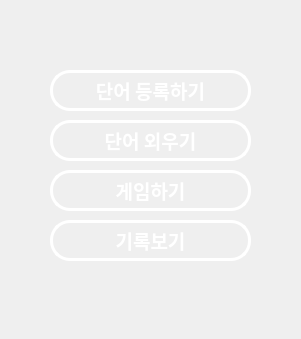
<?xml version="1.0" encoding="UTF-8"?>
<ui version="4.0">
 <class>MainWindow</class>
 <widget class="QMainWindow" name="MainWindow">
  <property name="geometry">
   <rect>
    <x>0</x>
    <y>0</y>
    <width>301</width>
    <height>339</height>
   </rect>
  </property>
  <property name="sizePolicy">
   <sizepolicy hsizetype="Fixed" vsizetype="Fixed">
    <horstretch>0</horstretch>
    <verstretch>0</verstretch>
   </sizepolicy>
  </property>
  <property name="windowTitle">
   <string>MainWindow</string>
  </property>
  <property name="styleSheet">
   <string notr="true">background-image:url(:/img/bg.png)</string>
  </property>
  <widget class="QWidget" name="centralwidget">
   <widget class="QStackedWidget" name="stackedWidget">
    <property name="geometry">
     <rect>
      <x>0</x>
      <y>10</y>
      <width>301</width>
      <height>311</height>
     </rect>
    </property>
    <property name="sizePolicy">
     <sizepolicy hsizetype="Fixed" vsizetype="Fixed">
      <horstretch>0</horstretch>
      <verstretch>0</verstretch>
     </sizepolicy>
    </property>
    <property name="styleSheet">
     <string notr="true">background:transparent</string>
    </property>
    <property name="currentIndex">
     <number>0</number>
    </property>
    <widget class="QWidget" name="page_main">
     <widget class="QPushButton" name="enrollButton">
      <property name="geometry">
       <rect>
        <x>50</x>
        <y>60</y>
        <width>201</width>
        <height>41</height>
       </rect>
      </property>
      <property name="font">
       <font>
        <family>나눔스퀘어 Bold</family>
        <pointsize>14</pointsize>
        <weight>75</weight>
        <bold>true</bold>
       </font>
      </property>
      <property name="styleSheet">
       <string notr="true">QPushButton::pressed{
color:rgb(70,70,70);
border:3px solid white;
border-radius :20px;
background-color:white}
QPushButton{color:white;
border:3px solid white;
border-radius :20px;
background:transparent}
</string>
      </property>
      <property name="text">
       <string>단어 등록하기</string>
      </property>
     </widget>
     <widget class="QPushButton" name="memorizeButton">
      <property name="geometry">
       <rect>
        <x>50</x>
        <y>110</y>
        <width>201</width>
        <height>41</height>
       </rect>
      </property>
      <property name="font">
       <font>
        <family>나눔스퀘어 Bold</family>
        <pointsize>14</pointsize>
        <weight>75</weight>
        <bold>true</bold>
       </font>
      </property>
      <property name="styleSheet">
       <string notr="true">QPushButton::pressed{
color:rgb(70,70,70);
border:3px solid white;
border-radius :20px;
background-color:white}
QPushButton{color:white;
border:3px solid white;
border-radius :20px;
background:transparent}
</string>
      </property>
      <property name="text">
       <string>단어 외우기</string>
      </property>
     </widget>
     <widget class="QPushButton" name="gameButton">
      <property name="geometry">
       <rect>
        <x>50</x>
        <y>160</y>
        <width>201</width>
        <height>41</height>
       </rect>
      </property>
      <property name="font">
       <font>
        <family>나눔스퀘어 Bold</family>
        <pointsize>14</pointsize>
        <weight>75</weight>
        <bold>true</bold>
       </font>
      </property>
      <property name="styleSheet">
       <string notr="true">QPushButton::pressed{
color:rgb(70,70,70);
border:3px solid white;
border-radius :20px;
background-color:white}
QPushButton{color:white;
border:3px solid white;
border-radius :20px;
background:transparent}
</string>
      </property>
      <property name="text">
       <string>게임하기</string>
      </property>
     </widget>
     <widget class="QPushButton" name="recordButton">
      <property name="geometry">
       <rect>
        <x>50</x>
        <y>210</y>
        <width>201</width>
        <height>41</height>
       </rect>
      </property>
      <property name="font">
       <font>
        <family>나눔스퀘어 Bold</family>
        <pointsize>14</pointsize>
        <weight>75</weight>
        <bold>true</bold>
       </font>
      </property>
      <property name="styleSheet">
       <string notr="true">QPushButton::pressed{
color:rgb(70,70,70);
border:3px solid white;
border-radius :20px;
background-color:white}
QPushButton{color:white;
border:3px solid white;
border-radius :20px;
background:transparent}
</string>
      </property>
      <property name="text">
       <string>기록보기</string>
      </property>
     </widget>
    </widget>
    <widget class="QWidget" name="page_2">
     <widget class="QTableWidget" name="tableWidget">
      <property name="geometry">
       <rect>
        <x>20</x>
        <y>60</y>
        <width>261</width>
        <height>161</height>
       </rect>
      </property>
      <property name="font">
       <font>
        <family>나눔스퀘어라운드 Bold</family>
        <pointsize>12</pointsize>
        <weight>75</weight>
        <bold>true</bold>
       </font>
      </property>
      <property name="styleSheet">
       <string notr="true">QTableWidget{background:transparent;
color:white;
border:1px solid rgb(70,70,70);
border-radius:7px}
QTableWidget:section{
border:1px solid black;
border-radius:7px;
background:white;
color:rgb(70,70,70)}</string>
      </property>
      <property name="frameShape">
       <enum>QFrame::NoFrame</enum>
      </property>
      <property name="frameShadow">
       <enum>QFrame::Plain</enum>
      </property>
      <property name="lineWidth">
       <number>1</number>
      </property>
      <property name="horizontalScrollBarPolicy">
       <enum>Qt::ScrollBarAlwaysOff</enum>
      </property>
      <property name="sizeAdjustPolicy">
       <enum>QAbstractScrollArea::AdjustToContents</enum>
      </property>
      <property name="dragEnabled">
       <bool>false</bool>
      </property>
      <property name="alternatingRowColors">
       <bool>false</bool>
      </property>
      <property name="selectionMode">
       <enum>QAbstractItemView::NoSelection</enum>
      </property>
      <property name="gridStyle">
       <enum>Qt::SolidLine</enum>
      </property>
      <property name="cornerButtonEnabled">
       <bool>false</bool>
      </property>
      <attribute name="horizontalHeaderCascadingSectionResizes">
       <bool>true</bool>
      </attribute>
      <attribute name="horizontalHeaderDefaultSectionSize">
       <number>120</number>
      </attribute>
      <attribute name="horizontalHeaderMinimumSectionSize">
       <number>100</number>
      </attribute>
      <attribute name="horizontalHeaderStretchLastSection">
       <bool>true</bool>
      </attribute>
      <column>
       <property name="text">
        <string>단어</string>
       </property>
       <property name="font">
        <font>
         <family>나눔스퀘어라운드 Bold</family>
         <pointsize>12</pointsize>
         <weight>75</weight>
         <bold>true</bold>
        </font>
       </property>
      </column>
      <column>
       <property name="text">
        <string>뜻</string>
       </property>
       <property name="font">
        <font>
         <family>나눔스퀘어라운드 Bold</family>
         <pointsize>12</pointsize>
         <weight>75</weight>
         <bold>true</bold>
        </font>
       </property>
      </column>
     </widget>
     <widget class="QPushButton" name="enterButton_1">
      <property name="geometry">
       <rect>
        <x>228</x>
        <y>270</y>
        <width>51</width>
        <height>31</height>
       </rect>
      </property>
      <property name="font">
       <font>
        <family>나눔스퀘어라운드 Bold</family>
        <pointsize>12</pointsize>
        <weight>75</weight>
        <bold>true</bold>
       </font>
      </property>
      <property name="styleSheet">
       <string notr="true">color:rgb(70,70,70);
border:2px solid rgb(70,70,70);
border-radius:12px</string>
      </property>
      <property name="text">
       <string>입력</string>
      </property>
     </widget>
     <widget class="QLineEdit" name="KorEdit">
      <property name="geometry">
       <rect>
        <x>20</x>
        <y>270</y>
        <width>201</width>
        <height>31</height>
       </rect>
      </property>
      <property name="font">
       <font>
        <family>나눔스퀘어라운드 Light</family>
        <pointsize>12</pointsize>
       </font>
      </property>
      <property name="styleSheet">
       <string notr="true">color:rgb(70,70,70);
border:1px solid rgb(70,70,70);
border-radius:7px</string>
      </property>
      <property name="text">
       <string>뜻</string>
      </property>
      <property name="maxLength">
       <number>20</number>
      </property>
     </widget>
     <widget class="QLineEdit" name="EngEdit">
      <property name="geometry">
       <rect>
        <x>20</x>
        <y>230</y>
        <width>261</width>
        <height>31</height>
       </rect>
      </property>
      <property name="palette">
       <palette>
        <active>
         <colorrole role="WindowText">
          <brush brushstyle="SolidPattern">
           <color alpha="255">
            <red>70</red>
            <green>70</green>
            <blue>70</blue>
           </color>
          </brush>
         </colorrole>
         <colorrole role="Button">
          <brush brushstyle="SolidPattern">
           <color alpha="0">
            <red>0</red>
            <green>0</green>
            <blue>0</blue>
           </color>
          </brush>
         </colorrole>
         <colorrole role="Text">
          <brush brushstyle="SolidPattern">
           <color alpha="255">
            <red>70</red>
            <green>70</green>
            <blue>70</blue>
           </color>
          </brush>
         </colorrole>
         <colorrole role="ButtonText">
          <brush brushstyle="SolidPattern">
           <color alpha="255">
            <red>70</red>
            <green>70</green>
            <blue>70</blue>
           </color>
          </brush>
         </colorrole>
         <colorrole role="Base">
          <brush brushstyle="SolidPattern">
           <color alpha="0">
            <red>0</red>
            <green>0</green>
            <blue>0</blue>
           </color>
          </brush>
         </colorrole>
         <colorrole role="Window">
          <brush brushstyle="SolidPattern">
           <color alpha="0">
            <red>0</red>
            <green>0</green>
            <blue>0</blue>
           </color>
          </brush>
         </colorrole>
        </active>
        <inactive>
         <colorrole role="WindowText">
          <brush brushstyle="SolidPattern">
           <color alpha="255">
            <red>70</red>
            <green>70</green>
            <blue>70</blue>
           </color>
          </brush>
         </colorrole>
         <colorrole role="Button">
          <brush brushstyle="SolidPattern">
           <color alpha="0">
            <red>0</red>
            <green>0</green>
            <blue>0</blue>
           </color>
          </brush>
         </colorrole>
         <colorrole role="Text">
          <brush brushstyle="SolidPattern">
           <color alpha="255">
            <red>70</red>
            <green>70</green>
            <blue>70</blue>
           </color>
          </brush>
         </colorrole>
         <colorrole role="ButtonText">
          <brush brushstyle="SolidPattern">
           <color alpha="255">
            <red>70</red>
            <green>70</green>
            <blue>70</blue>
           </color>
          </brush>
         </colorrole>
         <colorrole role="Base">
          <brush brushstyle="SolidPattern">
           <color alpha="0">
            <red>0</red>
            <green>0</green>
            <blue>0</blue>
           </color>
          </brush>
         </colorrole>
         <colorrole role="Window">
          <brush brushstyle="SolidPattern">
           <color alpha="0">
            <red>0</red>
            <green>0</green>
            <blue>0</blue>
           </color>
          </brush>
         </colorrole>
        </inactive>
        <disabled>
         <colorrole role="WindowText">
          <brush brushstyle="SolidPattern">
           <color alpha="255">
            <red>70</red>
            <green>70</green>
            <blue>70</blue>
           </color>
          </brush>
         </colorrole>
         <colorrole role="Button">
          <brush brushstyle="SolidPattern">
           <color alpha="0">
            <red>0</red>
            <green>0</green>
            <blue>0</blue>
           </color>
          </brush>
         </colorrole>
         <colorrole role="Text">
          <brush brushstyle="SolidPattern">
           <color alpha="255">
            <red>70</red>
            <green>70</green>
            <blue>70</blue>
           </color>
          </brush>
         </colorrole>
         <colorrole role="ButtonText">
          <brush brushstyle="SolidPattern">
           <color alpha="255">
            <red>70</red>
            <green>70</green>
            <blue>70</blue>
           </color>
          </brush>
         </colorrole>
         <colorrole role="Base">
          <brush brushstyle="SolidPattern">
           <color alpha="0">
            <red>0</red>
            <green>0</green>
            <blue>0</blue>
           </color>
          </brush>
         </colorrole>
         <colorrole role="Window">
          <brush brushstyle="SolidPattern">
           <color alpha="0">
            <red>0</red>
            <green>0</green>
            <blue>0</blue>
           </color>
          </brush>
         </colorrole>
        </disabled>
       </palette>
      </property>
      <property name="font">
       <font>
        <family>나눔스퀘어라운드 Light</family>
        <pointsize>12</pointsize>
       </font>
      </property>
      <property name="autoFillBackground">
       <bool>false</bool>
      </property>
      <property name="styleSheet">
       <string notr="true">color:rgb(70,70,70);
border:1px solid rgb(70,70,70);
border-radius:7px</string>
      </property>
      <property name="text">
       <string>단어</string>
      </property>
      <property name="maxLength">
       <number>20</number>
      </property>
     </widget>
     <widget class="QPushButton" name="backButton_1">
      <property name="geometry">
       <rect>
        <x>10</x>
        <y>5</y>
        <width>25</width>
        <height>25</height>
       </rect>
      </property>
      <property name="font">
       <font>
        <family>나눔고딕 ExtraBold</family>
        <pointsize>10</pointsize>
        <weight>75</weight>
        <bold>true</bold>
       </font>
      </property>
      <property name="styleSheet">
       <string notr="true">QPushButton::pressed{
color:rgb(70,70,70);
border:2px solid white;
border-radius :12px;
background-color:white}
QPushButton{color:white;
border:2px solid white;
border-radius :12px;
background:transparent}</string>
      </property>
      <property name="text">
       <string>&lt;</string>
      </property>
     </widget>
    </widget>
    <widget class="QWidget" name="page_3">
     <widget class="QLabel" name="status_2">
      <property name="geometry">
       <rect>
        <x>110</x>
        <y>270</y>
        <width>91</width>
        <height>31</height>
       </rect>
      </property>
      <property name="font">
       <font>
        <family>나눔스퀘어라운드 Bold</family>
        <pointsize>14</pointsize>
        <weight>75</weight>
        <bold>true</bold>
       </font>
      </property>
      <property name="styleSheet">
       <string notr="true">color:rgb(70, 70, 70)</string>
      </property>
      <property name="text">
       <string>00/00</string>
      </property>
      <property name="alignment">
       <set>Qt::AlignCenter</set>
      </property>
     </widget>
     <widget class="QPushButton" name="wordScreen_2">
      <property name="geometry">
       <rect>
        <x>0</x>
        <y>70</y>
        <width>301</width>
        <height>141</height>
       </rect>
      </property>
      <property name="font">
       <font>
        <family>나눔스퀘어라운드 Bold</family>
        <pointsize>20</pointsize>
        <weight>75</weight>
        <bold>true</bold>
       </font>
      </property>
      <property name="styleSheet">
       <string notr="true">color:white</string>
      </property>
      <property name="text">
       <string>eng</string>
      </property>
     </widget>
     <widget class="QPushButton" name="backButton_2">
      <property name="geometry">
       <rect>
        <x>10</x>
        <y>5</y>
        <width>25</width>
        <height>25</height>
       </rect>
      </property>
      <property name="font">
       <font>
        <family>나눔고딕 ExtraBold</family>
        <pointsize>10</pointsize>
        <weight>75</weight>
        <bold>true</bold>
       </font>
      </property>
      <property name="styleSheet">
       <string notr="true">QPushButton::pressed{
color:rgb(70,70,70);
border:2px solid white;
border-radius :12px;
background-color:white}
QPushButton{color:white;
border:2px solid white;
border-radius :12px;
background:transparent}</string>
      </property>
      <property name="text">
       <string>&lt;</string>
      </property>
     </widget>
     <widget class="QPushButton" name="prev_2">
      <property name="geometry">
       <rect>
        <x>10</x>
        <y>270</y>
        <width>25</width>
        <height>25</height>
       </rect>
      </property>
      <property name="font">
       <font>
        <family>나눔고딕 ExtraBold</family>
        <pointsize>11</pointsize>
        <weight>75</weight>
        <bold>true</bold>
       </font>
      </property>
      <property name="styleSheet">
       <string notr="true">QPushButton::pressed{
color:rgb(70,70,70);
border:2px solid white;
border-radius :12px;
background-color:white}
QPushButton{color:rgb(70,70,70);
border:2px solid rgb(70,70,70);
border-radius :12px;
background:transparent}</string>
      </property>
      <property name="text">
       <string>&lt;</string>
      </property>
     </widget>
     <widget class="QPushButton" name="next_2">
      <property name="geometry">
       <rect>
        <x>260</x>
        <y>270</y>
        <width>25</width>
        <height>25</height>
       </rect>
      </property>
      <property name="font">
       <font>
        <family>나눔고딕 ExtraBold</family>
        <pointsize>11</pointsize>
        <weight>75</weight>
        <bold>true</bold>
       </font>
      </property>
      <property name="styleSheet">
       <string notr="true">QPushButton::pressed{
color:rgb(70,70,70);
border:2px solid white;
border-radius :12px;
background-color:white}
QPushButton{color:rgb(70,70,70);
border:2px solid rgb(70,70,70);
border-radius :12px;
background:transparent}</string>
      </property>
      <property name="text">
       <string>&gt;</string>
      </property>
     </widget>
    </widget>
    <widget class="QWidget" name="page">
     <widget class="QLabel" name="score">
      <property name="geometry">
       <rect>
        <x>80</x>
        <y>50</y>
        <width>91</width>
        <height>31</height>
       </rect>
      </property>
      <property name="font">
       <font>
        <family>나눔스퀘어 Bold</family>
        <pointsize>20</pointsize>
        <weight>75</weight>
        <bold>true</bold>
       </font>
      </property>
      <property name="styleSheet">
       <string notr="true">color:white</string>
      </property>
      <property name="text">
       <string>0000점</string>
      </property>
      <property name="alignment">
       <set>Qt::AlignCenter</set>
      </property>
     </widget>
     <widget class="QLineEdit" name="answerEdit">
      <property name="geometry">
       <rect>
        <x>20</x>
        <y>270</y>
        <width>201</width>
        <height>31</height>
       </rect>
      </property>
      <property name="font">
       <font>
        <family>나눔스퀘어라운드 Light</family>
        <pointsize>12</pointsize>
       </font>
      </property>
      <property name="styleSheet">
       <string notr="true">color:rgb(70,70,70);
border:1px solid rgb(70,70,70);
border-radius:7px</string>
      </property>
     </widget>
     <widget class="QPushButton" name="wordScreen_3">
      <property name="geometry">
       <rect>
        <x>0</x>
        <y>90</y>
        <width>301</width>
        <height>121</height>
       </rect>
      </property>
      <property name="font">
       <font>
        <family>나눔스퀘어라운드 Bold</family>
        <pointsize>20</pointsize>
        <weight>75</weight>
        <bold>true</bold>
       </font>
      </property>
      <property name="styleSheet">
       <string notr="true">color:white</string>
      </property>
      <property name="text">
       <string>eng</string>
      </property>
     </widget>
     <widget class="QLabel" name="status_3">
      <property name="geometry">
       <rect>
        <x>170</x>
        <y>50</y>
        <width>71</width>
        <height>31</height>
       </rect>
      </property>
      <property name="font">
       <font>
        <family>나눔스퀘어라운드 Regular</family>
        <pointsize>12</pointsize>
        <weight>50</weight>
        <bold>false</bold>
       </font>
      </property>
      <property name="styleSheet">
       <string notr="true">color:white</string>
      </property>
      <property name="text">
       <string>(00/00)</string>
      </property>
      <property name="alignment">
       <set>Qt::AlignCenter</set>
      </property>
     </widget>
     <widget class="QPushButton" name="backButton_3">
      <property name="geometry">
       <rect>
        <x>10</x>
        <y>5</y>
        <width>25</width>
        <height>25</height>
       </rect>
      </property>
      <property name="font">
       <font>
        <family>나눔고딕 ExtraBold</family>
        <pointsize>10</pointsize>
        <weight>75</weight>
        <bold>true</bold>
       </font>
      </property>
      <property name="styleSheet">
       <string notr="true">QPushButton::pressed{
color:rgb(70,70,70);
border:2px solid white;
border-radius :12px;
background-color:white}
QPushButton{color:white;
border:2px solid white;
border-radius :12px;
background:transparent}</string>
      </property>
      <property name="text">
       <string>&lt;</string>
      </property>
     </widget>
     <widget class="QPushButton" name="enterButton_3">
      <property name="geometry">
       <rect>
        <x>230</x>
        <y>270</y>
        <width>51</width>
        <height>31</height>
       </rect>
      </property>
      <property name="font">
       <font>
        <family>나눔스퀘어라운드 Bold</family>
        <pointsize>12</pointsize>
        <weight>75</weight>
        <bold>true</bold>
       </font>
      </property>
      <property name="styleSheet">
       <string notr="true">color:rgb(70,70,70);
border:2px solid rgb(70,70,70);
border-radius:12px</string>
      </property>
      <property name="text">
       <string>입력</string>
      </property>
     </widget>
    </widget>
    <widget class="QWidget" name="page_4">
     <widget class="QTableWidget" name="recordTable">
      <property name="geometry">
       <rect>
        <x>20</x>
        <y>60</y>
        <width>261</width>
        <height>241</height>
       </rect>
      </property>
      <property name="font">
       <font>
        <family>나눔스퀘어라운드 Bold</family>
        <pointsize>12</pointsize>
        <weight>75</weight>
        <bold>true</bold>
       </font>
      </property>
      <property name="styleSheet">
       <string notr="true">QTableWidget{background:transparent;
color:white;
border:1px solid rgb(70,70,70);
border-radius:7px}
QTableWidget:section{
border:1px solid black;
border-radius:7px;
background:white;
color:rgb(70,70,70)}</string>
      </property>
      <property name="frameShape">
       <enum>QFrame::NoFrame</enum>
      </property>
      <property name="frameShadow">
       <enum>QFrame::Plain</enum>
      </property>
      <property name="lineWidth">
       <number>1</number>
      </property>
      <property name="horizontalScrollBarPolicy">
       <enum>Qt::ScrollBarAlwaysOff</enum>
      </property>
      <property name="sizeAdjustPolicy">
       <enum>QAbstractScrollArea::AdjustToContents</enum>
      </property>
      <property name="dragEnabled">
       <bool>false</bool>
      </property>
      <property name="alternatingRowColors">
       <bool>false</bool>
      </property>
      <property name="selectionMode">
       <enum>QAbstractItemView::NoSelection</enum>
      </property>
      <property name="gridStyle">
       <enum>Qt::SolidLine</enum>
      </property>
      <property name="cornerButtonEnabled">
       <bool>false</bool>
      </property>
      <attribute name="horizontalHeaderCascadingSectionResizes">
       <bool>true</bool>
      </attribute>
      <attribute name="horizontalHeaderDefaultSectionSize">
       <number>80</number>
      </attribute>
      <attribute name="horizontalHeaderMinimumSectionSize">
       <number>20</number>
      </attribute>
      <attribute name="horizontalHeaderStretchLastSection">
       <bool>true</bool>
      </attribute>
      <column>
       <property name="text">
        <string>점수</string>
       </property>
       <property name="font">
        <font>
         <family>나눔스퀘어라운드 Bold</family>
         <pointsize>12</pointsize>
         <weight>75</weight>
         <bold>true</bold>
        </font>
       </property>
      </column>
      <column>
       <property name="text">
        <string>날짜</string>
       </property>
       <property name="font">
        <font>
         <family>나눔스퀘어라운드 Bold</family>
         <pointsize>12</pointsize>
         <weight>75</weight>
         <bold>true</bold>
        </font>
       </property>
      </column>
     </widget>
     <widget class="QPushButton" name="backButton_4">
      <property name="geometry">
       <rect>
        <x>10</x>
        <y>5</y>
        <width>25</width>
        <height>25</height>
       </rect>
      </property>
      <property name="font">
       <font>
        <family>나눔고딕 ExtraBold</family>
        <pointsize>10</pointsize>
        <weight>75</weight>
        <bold>true</bold>
       </font>
      </property>
      <property name="styleSheet">
       <string notr="true">QPushButton::pressed{
color:rgb(70,70,70);
border:2px solid white;
border-radius :12px;
background-color:white}
QPushButton{color:white;
border:2px solid white;
border-radius :12px;
background:transparent}</string>
      </property>
      <property name="text">
       <string>&lt;</string>
      </property>
     </widget>
    </widget>
   </widget>
  </widget>
 </widget>
 <resources>
  <include location="resources.qrc"/>
 </resources>
 <connections/>
</ui>
